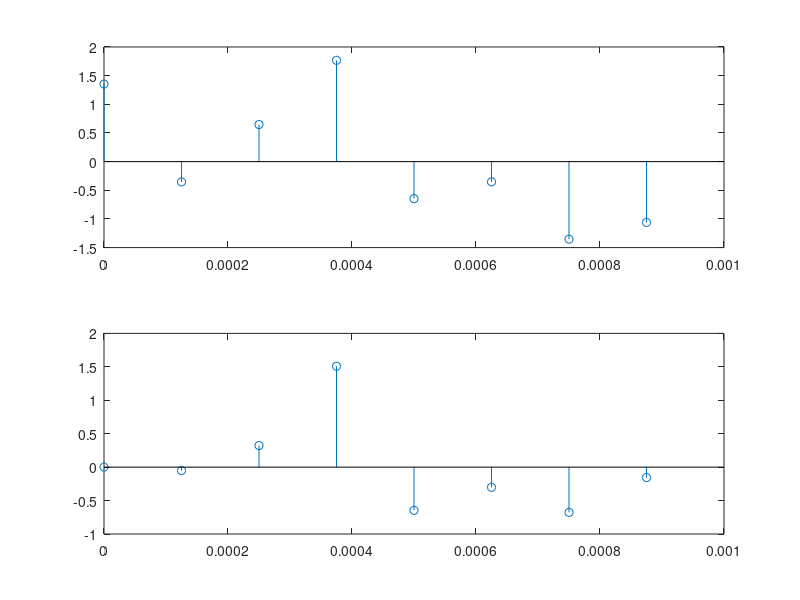

Source code (MATLAB):
F = 1000; F1 = 2000; F3 = 3000;
Fs = 8000; %sampling rate
dt = 1/Fs; %sampling time
n = 7; %number of dft point or sample number
t = 0:dt:n*dt; %total time
signal = sin(2*pi*F*t) + 0.5*sin(2*pi*F1*t + (3*pi)/4) + cos(2*pi*F3*t); 

subplot(211);
stem(t,signal);

N = length(t);

n = 0:N-1;

w = zeros(1,N);

for i=0:N-1
  w(i+1) = 0.5 - 0.5*cos(2*pi*(i)/N);
end

%disp(length(signal));
%disp(length(w));
%disp(length(t));
ws = signal.*w;
disp(ws);

subplot(212);
stem(t,ws);